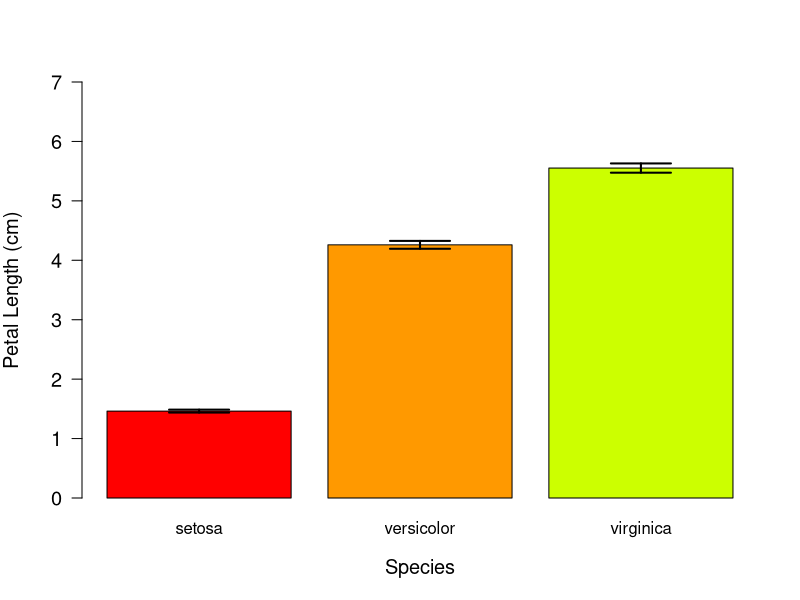
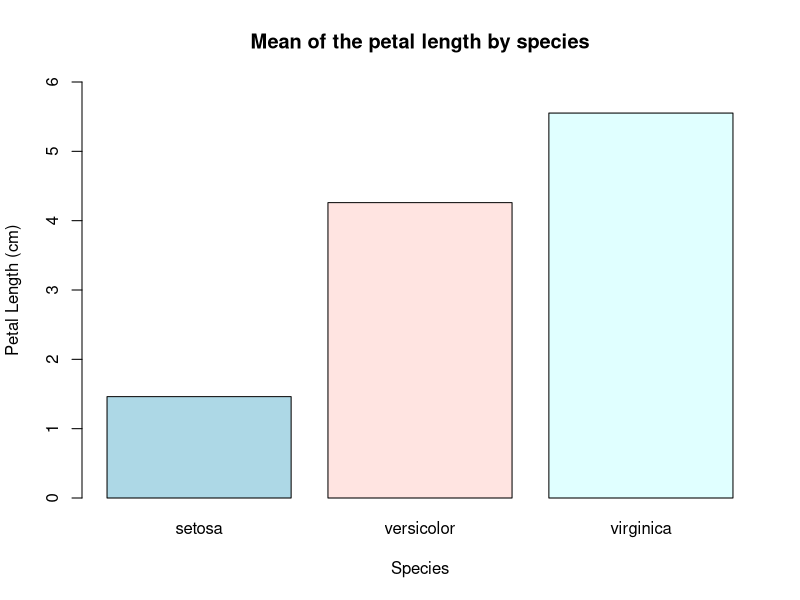
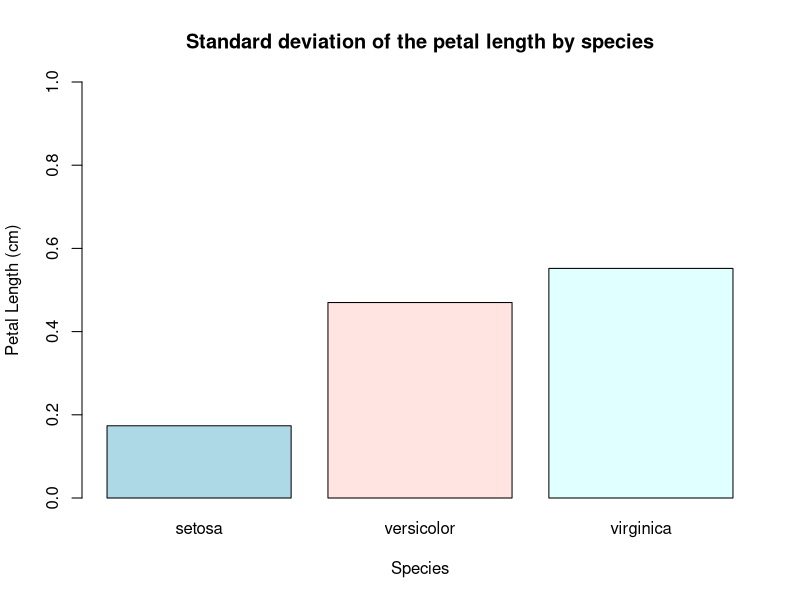
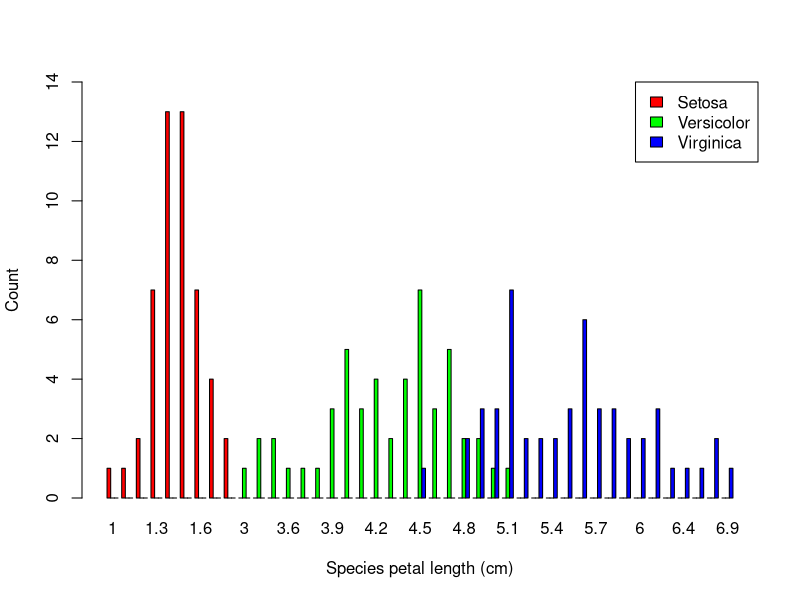
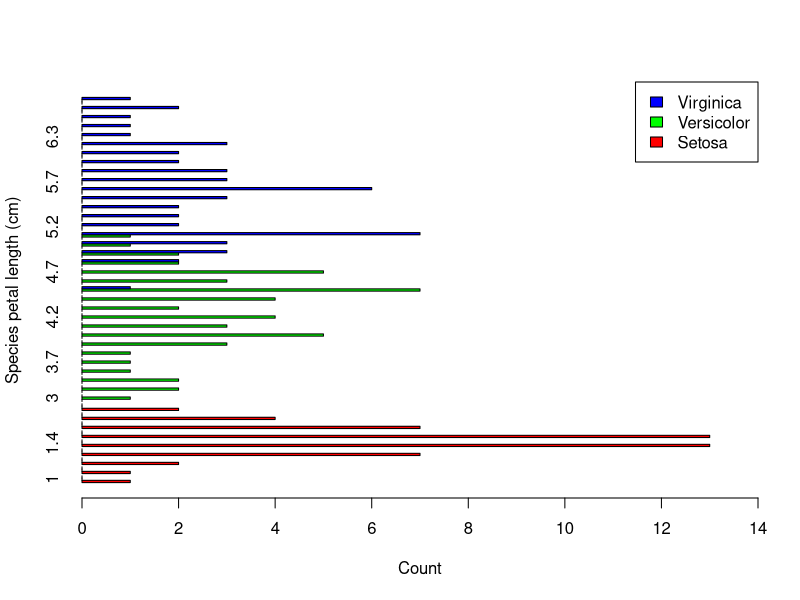

Write the R code that produced these figures, in order.
## ---- chunk 1
rm(list=ls()) # remove everything currently held in the R memory

## ---- chunk 2
head(iris) # explore dataset
mu <- tapply(iris$Petal.Length,iris$Species,mean)
centres<-barplot(mu, names.arg=names(mu),ylim=c(0,7),
                  las=1,xlab="Species",ylab="Petal Length (cm)",
                  col = rainbow(10), cex.lab=1.2,cex.axis=1.2)
std.error <- function (x) {return(sqrt(var(x)/length(x)))}
se <- tapply(iris$Petal.Length,iris$Species,std.error)
arrows( x0= centres, x1=centres, y0=mu+se, y1=mu-se,
         code=3, length=0.3, angle=90,lwd=2)
## ---- chunk 3

means <- aggregate(iris$Petal.Length, by=list(iris$Species), FUN=mean) # Here you can change any function you want to explore
means
sd <- aggregate(iris$Petal.Length, by=list(iris$Species), FUN=sd) # Here you can change any function you want to explore
sd
barplot(means$x, names.arg=means$Group.1, ylim=c(0,6), ylab="Petal Length (cm)", xlab ="Species", col = c("lightblue", "mistyrose","lightcyan") )
title(main="Mean of the petal length by species")
barplot(sd$x, names.arg=sd$Group.1, ylim=c(0,1), ylab="Petal Length (cm)", xlab ="Species", col = c("lightblue", "mistyrose","lightcyan") )
title(main="Standard deviation of the petal length by species")
## ---- chunk 4
petal.freq <- table(iris$Petal.Length,iris$Species)
head(petal.freq)

## ---- chunk 5

barplot(t(petal.freq), beside = TRUE,ylim = c(0,14), col = c("red", "green", "blue"), xlab = "Species petal length (cm)", ylab="Count", legend.text = c("Setosa", "Versicolor", "Virginica"), args.legend = list(x = "topright"))

barplot(t(petal.freq), beside = TRUE,horiz=TRUE, xlim = c(0,14), col = c("red", "green", "blue"), xlab = "Count", ylab="Species petal length (cm)", legend.text = c("Setosa", "Versicolor", "Virginica"), args.legend = list(x = "topright"))
